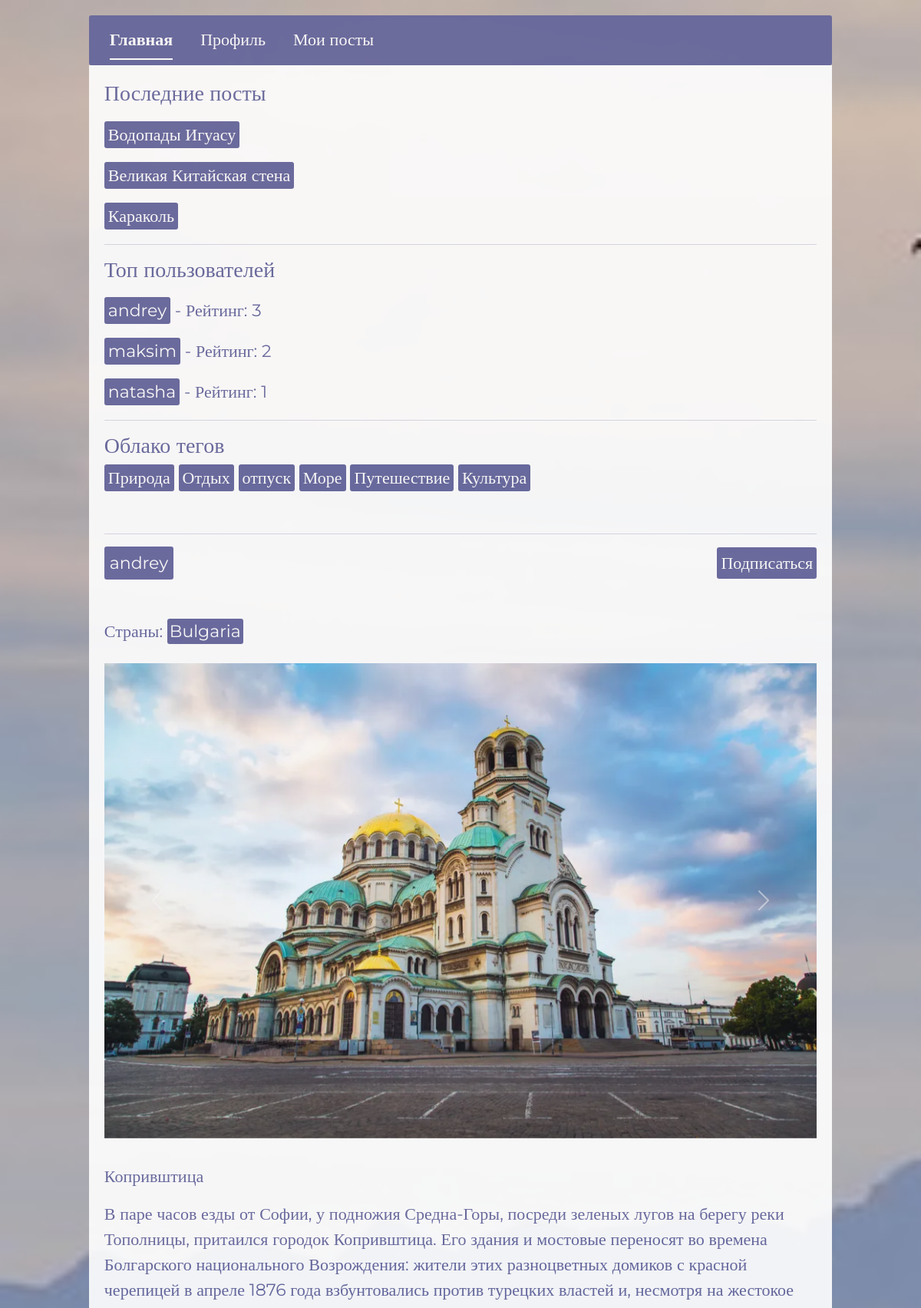
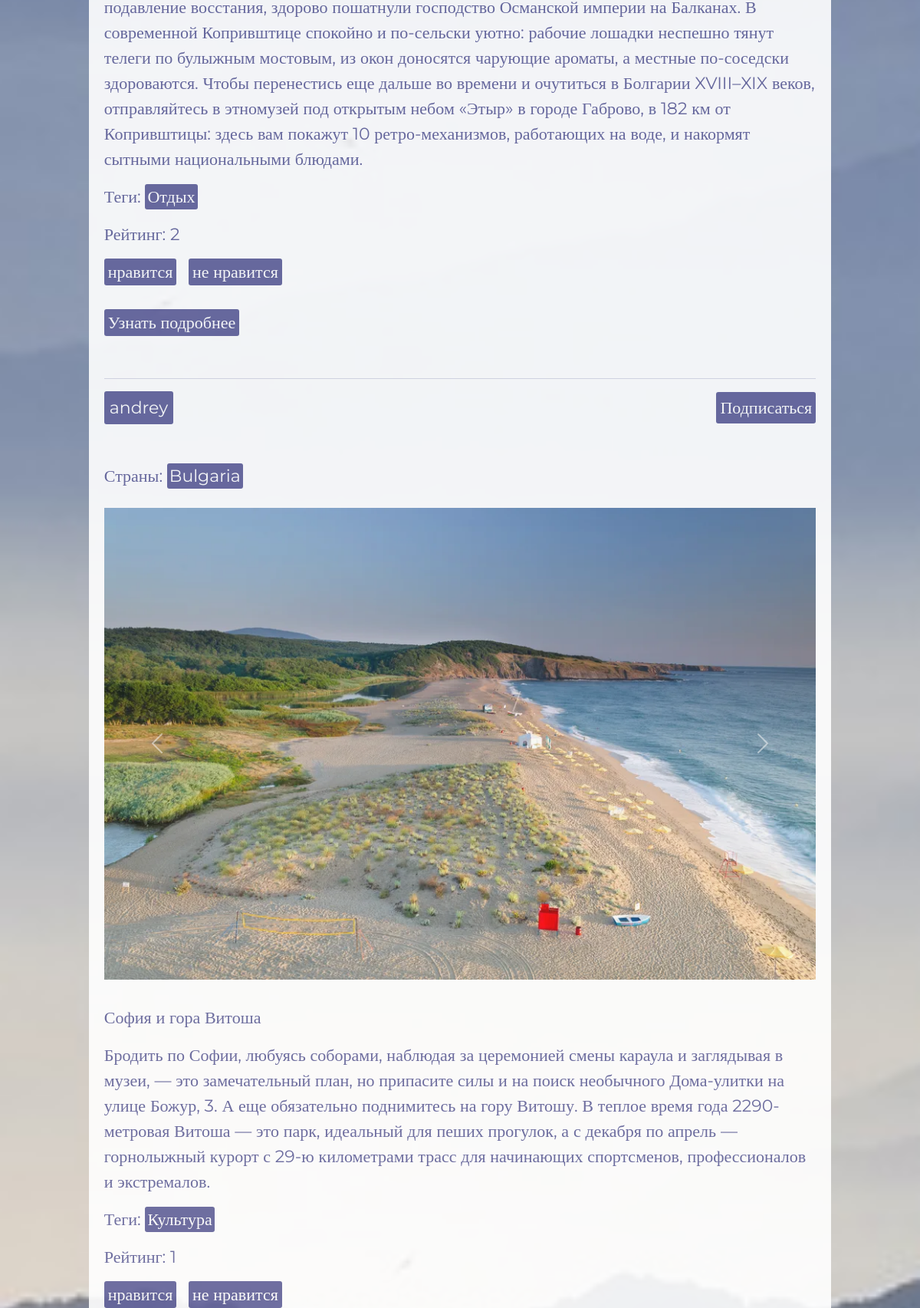
Screenshot of /profiles/2/posts/ (signed in, upper part) with the database file from the repository (2 pictures, top to bottom).
### user/models.py (models this page shows, shortened)
class Post(models.Model):
    create_date = models.DateTimeField(auto_now_add=True)
    author = models.ForeignKey(User, on_delete=models.CASCADE,  verbose_name='Автор', blank=False, null=True, related_name='posts')
    countries = models.ManyToManyField(Country, blank=False, verbose_name="Страны")
    subject = models.CharField(max_length=255, blank=False, null=True, verbose_name='Тема')
    body = models.TextField(validators=[MinLengthValidator(3)], blank=False, null=True, verbose_name='Тело поста')
    photos = models.ManyToManyField(Photo, blank=True, verbose_name='Фотографии')
    tags = models.ManyToManyField(Tag, blank=True, verbose_name='Теги')
    rating = models.IntegerField(default=0, verbose_name='Рейтинг')
    last_lifted_at = models.DateTimeField(null=True, blank=True, verbose_name='Последнее время поднятия')
    class Meta:
        verbose_name = 'Пост'
        verbose_name_plural = 'Посты'

class Profile(models.Model):
    user = models.OneToOneField(User, on_delete=models.CASCADE, verbose_name='Пользователь')
    countries_interest = models.ManyToManyField(Country, blank=True, verbose_name="Интересующие страны")
    post_count = models.IntegerField(default=0, verbose_name='Количество постов')
    followers = models.ManyToManyField(User, related_name='following', blank=True, verbose_name='Подписчики')
    followers_count = models.IntegerField(default=0, verbose_name='Количество подписчиков')
    is_create = models.BooleanField(default=True, verbose_name='Создавать посты')
    is_blocked = models.BooleanField(default=False, verbose_name='Заблокирован')
    class Meta:
        verbose_name = 'Профиль'
        verbose_name_plural = 'Профили'

class Tag(models.Model):
    name = models.CharField(max_length=50, verbose_name='Тег')
    class Meta:
        verbose_name = 'Тег'
        verbose_name_plural = 'Теги'

class Photo(models.Model):
    image = models.ImageField(upload_to='post_photos/', validators=[validate_image_size], verbose_name='Фото')
    class Meta:
        verbose_name = 'Фото'
        verbose_name_plural = 'Фотки'

### country/models.py (models this page shows, shortened)
class Country(models.Model):
    name = models.CharField(max_length=255, verbose_name='Название страны')
    top_level_domain = models.CharField(max_length=255, blank=True, verbose_name='Топ-уровневый домен')
    alpha2_code = models.CharField(max_length=255, blank=True, verbose_name='Двухбуквенный код страны')
    alpha3_code = models.CharField(max_length=255, blank=True, verbose_name='Трехбуквенный код страны')
    calling_code = models.CharField(max_length=255, blank=True, verbose_name='Телефонный код')
    capital = models.CharField(max_length=255, blank=True, verbose_name='Столица')
    alt_spellings = models.TextField(blank=True, verbose_name='Альтернативные написания')
    region = models.CharField(max_length=255, blank=True, verbose_name='Регион')
    class Meta:
        verbose_name = 'Страна'
        verbose_name_plural = 'Страны'

### user/views.py (the view)
# urls.py: path('profiles/<int:user_id>/posts/', views.profile_posts, name='profile_posts'),
@login_required
def profile_posts(request, user_id):
    cache_key_profile = f"profile_{request.user.id}"
    profile = cache.get(cache_key_profile)
    if not profile:
        profile = Profile.objects.get(user=request.user)
        cache.set(cache_key_profile, profile, timeout=60*5)
    blocked_response = check_user_blocked(profile)
    if blocked_response:
        return blocked_response
    active_link = 'profile_posts'
    cache_key_user_profile = f"profile_detail_{user_id}"
    profile = cache.get(cache_key_user_profile)
    if not profile:
        profile = get_object_or_404(Profile, user__id=user_id)
        cache.set(cache_key_user_profile, profile, timeout=60*5)
    user = profile.user
    cache_key_posts = f"user_posts_{user_id}"
    posts = cache.get(cache_key_posts)
    if not posts:
        posts = profile.user.posts.all().order_by('-create_date')
        cache.set(cache_key_posts, posts, timeout=60*5)
    paginator = Paginator(posts, 10)
    page_number = request.GET.get('page')
    page_obj = paginator.get_page(page_number)
    context = {
        'profile': profile,
        'user': user,
        'posts': page_obj,
        'active_link': active_link
    }
    return render(request, 'user/profile_detail.html', context)

### user/context_processors.py (called while the page is built)
def global_context(request):
    latest_posts = Post.objects.order_by('-create_date')[:3]
    tag_cloud = Tag.objects.all()
    top_users = Profile.objects.annotate(
        posts_count=Count('user__posts'),
        total_rating=Sum('user__posts__rating')
    ).filter(total_rating__gt=0).order_by('-total_rating')[:5]
    return {
        'latest_posts': latest_posts,
        'tag_cloud': tag_cloud,
        'top_users': top_users,
    }

### user/permissions.py (called while the page is built)
def check_user_blocked(profile):
    if profile.is_blocked:
        return HttpResponse("Ваш аккаунт заблокирован. Вы не можете создавать посты.", status=403)
    return None

### templates/user/profile_detail.html (shortened to what this page needs)
{% extends 'base.html' %}
{% block extra_css %}
    {% load static %}
    <link rel="stylesheet" href="{% static 'css/profile_detail.css' %}">
{% endblock %}
{% block content %}
    <div id="wrapper">
        <div id="index-nav">
            <ul class="nav nav-underline">
              <li class="nav-item" id="index-nav-item">
                <a id="index-link" class="nav-link active" aria-current="page" href="{% url 'index'%}">Главная</a>
              </li>
              <li class="nav-item" id="index-nav-item">
                <a id="index-link" class="nav-link" aria-current="page" href="{% url 'profile_detail' user.id %}">Профиль</a>
              </li>
              <li class="nav-item" id="index-nav-item">
                <a id="index-link" class="nav-link" aria-current="page" href="{% url 'profile_posts' user.id %}">Мои посты</a>
              </li>
            </ul>
        </div>
        <div id="lenta">
            {% include 'commom_info.html' %}
        </div>
        {% if active_link == 'profile_posts' %}
            {% for post in posts %}
            <div id="lenta">
                <hr>
                <div id="author">
                    <a href="{% url 'profile_detail' post.author.id %}">{{post.author }}</a>
                <div>
                    {% if request.user.is_authenticated %}
                        {% if request.user != profile.user %}
                            {% if post.is_following %}
                                <form action="{% url 'toggle_subscription' post.author.id %}" method="POST">
                                    {% csrf_token %}
                                    <button type="submit" id="subscription-bth">Отписаться</button>
                                </form>
                            {% else %}
                                <form action="{% url 'toggle_subscription' post.author.id %}" method="POST">
                                    <button type="submit" id="subscription-bth">Подписаться</button>
                                </form>
                            {% endif %}
                        {% endif %}
                    {% endif %}
                </div>
            </div>
            <br>
            <div id="country">
                {% if post.countries.exists %}
                    <p>Страны:
                        {% for country in post.countries.all %}
                        <a href="{% url 'country_detail' country.id %}">{{ country.name }}</a>{% if not forloop.last %}, {% endif %}
                        {% endfor %}
                    </p>
                {% else %}
                    <p>Страны не указаны</p>
                {% endif %}
            </div>
            <div id="post_{{ post.id }}" class="carousel slide" data-bs-ride="carousel">
                <div class="carousel-inner">
                    {% if post.photos.exists %}
                        {% for photo in post.photos.all %}
                            <div class="carousel-item {% if forloop.first %}active{% endif %}">
                                <img src="{{ photo.image.url }}" class="d-block w-100" alt="photo">
                            </div>
                        {% endfor %}
                    {% else %}
                        <div class="carousel-item active">
                            <img src="" class="d-block w-100" alt="Нет фотографий">
                        </div>
                    {% endif %}
                </div>
                <button class="carousel-control-prev" type="button" data-bs-target="#post_{{ post.id }}" data-bs-slide="prev">
                    <span class="carousel-control-prev-icon" aria-hidden="true"></span>
                </button>
                <button class="carousel-control-next" type="button" data-bs-target="#post_{{ post.id }}" data-bs-slide="next">
                    <span class="carousel-control-next-icon" aria-hidden="true"></span>
                </button>
            </div>
            <br>
            <div id="subject">
                <p>
                    {{post.subject }}
                </p>
            </div>
            <div id="info-text">
                <p>
                    {{post.body }}
                </p>
            </div>
            <div id="teg">
                {% if post.countries.exists %}
                    <p>Теги:
                        {% for tag in post.tags.all %}
                        <a href="{% url 'posts_by_tag' tag.id %}">{{ tag.name }}</a>{% if not forloop.last %}, {% endif %}
                        {% endfor %}
                    </p>
                {% else %}
                    <p>Теги не указаны</p>
                {% endif %}
            </div>
            <div id="rating-{{ post.id }}">
                <p>Рейтинг: <span class="rating-value">{{ post.rating }}</span></p>
                {% if request.user.is_authenticated %}
                    {% if post.author != request.user %}
                        <div class="rating-buttons">
                            <a href="#" class="increase-rating" data-post-id="{{ post.id }}">нравится</a>
                            <a href="#" class="decrease-rating" data-post-id="{{ post.id }}">не нравится</a>
                        </div>
                    {% endif %}
                {% endif %}
            </div>
            <br>
            <div id="detail-post-link">
                <a href="{% url 'post_detail' post.id %}">Узнать подробнее</a>
            </div>
        </div>
            {% endfor %}
        {% endif %}
    </div>
{% endblock %}

### templates/commom_info.html
<div id="top-info">
    <h3>Последние посты</h3>
    {% for post in latest_posts %}
        <div id="link_posts">
            <a href="{% url 'post_detail' post.id %}">{{post.subject}}</a>
        </div>
    {% endfor %}
    <hr>
    <h3>Топ пользователей</h3>
    {% for user in top_users %}
        <div id="link_users">
            <a href="{% url 'profile_detail' user.user.id %}">{{user.user.username}}</a> - Рейтинг: {{ user.total_rating }}
        </div>
    {% endfor %}
    <hr>
    <h3>Облако тегов</h3>
    {% for tag in tag_cloud %}
        <div id="tags">
            <a href="{% url 'posts_by_tag' tag.id %}">{{tag.name}}</a>
        </div>
    {% endfor %}
</div>

### static/css/base.css (style rules this page uses)
x1html, body, div, span, applet, object, iframe, h1, h2, h3, h4, h5, h6, p, blockquote, pre, a, abbr, acronym, address, big, cite, code, del, dfn, em, img, ins, kbd, q, s, samp, small, strike, strong, sub, sup, tt, var, b, u, i, center, dl, dt, dd, ol, ul, li, fieldset, form, label, legend, table, caption, tbody, tfoot, thead, tr, th, td, article, aside, canvas, details, embed, figure, figcaption, footer, header, hgroup, menu, nav, output, ruby, section, summary, time, mark, audio, video { margin: 0; padding: 0; border: 0; font-size: 100%; font: inherit; vertical-align: baseline; }
body { line-height: 1; }
ol, ul { list-style: none; }
html { box-sizing: border-box; }
*, *::before, *::after { box-sizing: inherit; }
#body { height: auto !important; background-image: url(../img/mountains-3699372_1280.jpg); background-repeat: no-repeat; background-size: cover; font-family: 'Montserrat'; font-size: 22px; font-weight: 400; color:#000000; display: flex; justify-content: center; align-items: center; }
#wrapper { display: flex; flex-direction: column; align-items: center; justify-content: center; margin: 0 auto; padding: 20px; }
#wrapper #index-nav { width: 90%; height: auto; background-color: #62639B; padding: 5px; border-radius: 3px; border: 2px solid #62639B; text-align: center; opacity: 0.9; }
#lenta { width: 90%; background-color: white; opacity: 0.9; padding: 20px; color: #62639B; }
#author { display: flex; justify-content: space-between; align-items: center; margin-bottom: 10px; }
#author a { margin-right: 20px; text-decoration: none; color: white; background-color: #62639B; padding: 3px 5px; border-radius: 3px; border: 2px solid #62639B; }
#index-nav-item { margin-left: 20px; }
#index-link { color: white; }
#subscription-bth { color: white; background-color: #62639B; border: #62639B; padding: 4px 5px; border-radius: 3px; }
.rating-buttons a { color: white; background-color: #62639B; text-decoration: none; padding: 4px 5px; border-radius: 3px; margin-right: 10px; }
#detail-post-link a { text-decoration: none; color: white; background-color: #62639B; padding: 4px 5px; border-radius: 3px; }
#top-info div { margin-top: 20px; margin-bottom: 20px; }
#top-info div a { text-decoration: none; color: white; background-color: #62639B; padding: 4px 5px; border-radius: 3px; }
#top-info #tags { display: inline; }
#country p { line-height: 50px }
#country a { text-decoration: none; color: white; background-color: #62639B; padding: 3px 3px; border-radius: 3px; margin-right: 2px; }
#teg a { text-decoration: none; color: white; background-color: #62639B; padding: 3px 3px; border-radius: 3px; margin-right: 2px; }

### rows the page displays
Post: subject "Водопады Игуасу"
Post: subject "Великая Китайская стена"
Post: subject "Караколь"
Profile: user.username "andrey", total_rating "3"
Profile: user.username "maksim", total_rating "2"
Profile: user.username "natasha", total_rating "1"
Tag: name "Природа"
Tag: name "Отдых"
Tag: name "отпуск"
Tag: name "Море"
Tag: name "Путешествие"
Tag: name "Культура"
Post: author "andrey", subject "Копривштица", body "В паре часов езды от Софии, у подножия Средна-Горы, посреди зеленых лугов на берегу реки Тополницы, притаился городок Копривштица. Его здания и мостовые переносят во времена Болгарского национального Возрождения: жители этих разноцветных домиков с красной черепицей в апреле 1876 года взбунтовались против турецких властей и, несмотря на жестокое подавление восстания, здорово пошатнули господство Османской империи на Балканах. В современной Копривштице спокойно и по-сельски уютно: рабочие лошадки неспешно тянут телеги по булыжным мостовым, из окон доносятся чарующие ароматы, а местные по-соседски здороваются. Чтобы перенестись еще дальше во времени и очутиться в Болгарии XVIII–XIX веков,…", rating "2"
Country: name "Bulgaria"
Photo: image (picture)
Post: author "andrey", subject "София и гора Витоша", body "Бродить по Софии, любуясь соборами, наблюдая за церемонией смены караула и заглядывая в музеи, — это замечательный план, но припасите силы и на поиск необычного Дома-улитки на улице Божур, 3. А еще обязательно поднимитесь на гору Витошу. В теплое время года 2290-метровая Витоша — это парк, идеальный для пеших прогулок, а с декабря по апрель — горнолыжный курорт с 29-ю километрами трасс для начинающих спортсменов, профессионалов и экстремалов.", rating "1"
Photo: image (picture)
